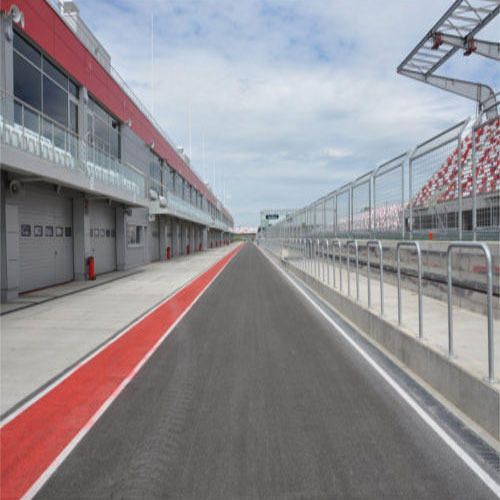
#> input picture linea_izq.jfif, 500 x 500 px
$ python Hough_T.py
#> lines starting #> are read from the running program, lines starting #| are printed output that depends on the picture; after the words box and inside, x2 and y2 are one past the last pixel; in counts of white or black regions, pixels touching at a corner belong together
import cv2
import numpy as np

# Load the input image
image = cv2.imread('linea_izq.jfif')
#> image is the input picture: shape (500, 500, 3); mean B, G, R 146.2, 141.5, 145

# Define the coordinates of the region of interest (ROI)
# Format: (x1, y1) = top-left corner, (x2, y2) = bottom-right corner
height, width, _ = image.shape
#> height = 500; width = 500
roi_x1 = 0  # Left edge of the image
roi_x2 = width // 4  # 1/4 of the image width
#> roi_x2 = 125
roi_y1 = 0  # Top edge of the image
roi_y2 = height  # Full height of the image
#> roi_y2 = 500

# Extract the ROI from the input image
roi = image[roi_y1:roi_y2, roi_x1:roi_x2]
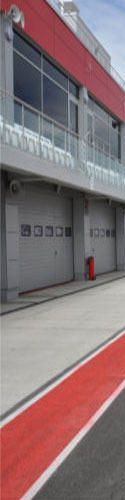
#> roi: shape (500, 125, 3); mean B, G, R 117.6, 115, 135.2

# Apply Canny edge detection to the ROI
edges = cv2.Canny(roi, threshold1=100, threshold2=200)
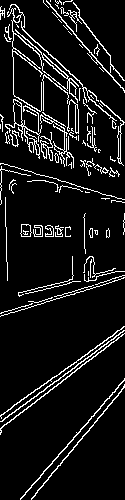
#> edges: shape (500, 125); 8.7% white in thin lines or dots

# Apply the Hough Transform to detect lines in the ROI
lines = cv2.HoughLines(edges, 1, np.pi / 180, threshold=100)
#> lines = [[344, 0.698], [342, 0.716], [338, 0.908], [341, 0.925], [302, 1.27], [-34, 2.43], [7, 2.3], [336, 0.942], [339, 0.96], [6, 2.32]]

# Create a copy of the original ROI to draw lines on
roi_with_lines = roi.copy()

# Draw the detected lines on the ROI
if lines is not None:
    for line in lines:
        rho, theta = line[0]
        a = np.cos(theta)
        b = np.sin(theta)
        x0 = a * rho
        y0 = b * rho
        x1 = int(x0 + 1000 * (-b))
        y1 = int(y0 + 1000 * (a))
        x2 = int(x0 - 1000 * (-b))
        y2 = int(y0 - 1000 * (a))
        cv2.line(roi_with_lines, (x1, y1), (x2, y2), (0, 0, 255), 2)  # Draw red lines
#> this loop made 10 passes
#> (rho, theta, a, b, x0, y0, x1, y1) on passes 1 to 10: (344, 0.698, 0.766, 0.643, 263.5, 221.1, -379, 987), (342, 0.716, 0.755, 0.656, 258.1, 224.4, -397, 979), (338, 0.908, 0.616, 0.788, 208.1, 266.3, -579, 882), (341, 0.925, 0.602, 0.799, 205.2, 272.3, -593, 874), (302, 1.27, 0.292, 0.956, 88.3, 288.8, -868, 581), (-34, 2.43, -0.755, 0.656, 25.66, -22.31, -630, -777), (7, 2.3, -0.669, 0.743, -4.68, 5.2, -747, -663), (336, 0.942, 0.588, 0.809, 197.5, 271.8, -611, 859), (339, 0.96, 0.574, 0.819, 194.4, 277.7, -624, 851), (6, 2.32, -0.682, 0.731, -4.09, 4.39, -735, -677)
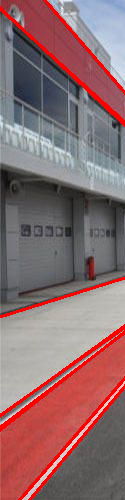
#> roi_with_lines: shape (500, 125, 3); 5.77% of pixels changed, all inside (x1, y1, x2, y2) = (0, 0, 125, 500)

# Display the original image, Canny edges, and lines in separate windows
cv2.imshow('Original Image', image)
cv2.imshow('Canny Edges in ROI', edges)
cv2.imshow('ROI with Detected Lines', roi_with_lines)

# Wait for a key press and close the windows
cv2.waitKey(0)
cv2.destroyAllWindows()

$ run again, with SUDOKU.jfif copied over linea_izq.jfif
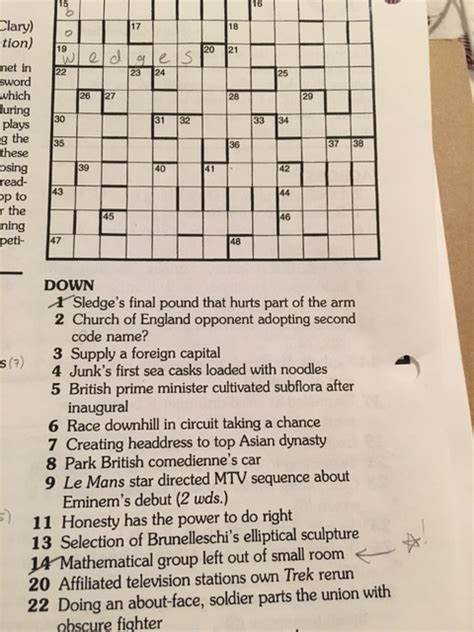
#> input picture SUDOKU.jfif, 474 x 632 px
#> image is the input picture: shape (632, 474, 3); mean B, G, R 169.2, 184.3, 198.9
#> `edges = cv2.Canny(roi, threshold1=100, threshold2=200)`:
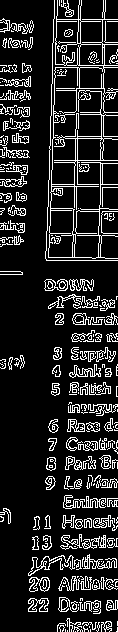
#> edges: shape (632, 118); 15% white in thin lines or dots
#> lines = 253 rows, first 8: [80, 0.0175], [78, 0.0175], [103, 0.0175], [105, 0.0175], [57, 0.0349], [107, 0.0349], [77, 0], [83, 0.0349]
#> the loop `for line in lines:` made 253 passes
#> (rho, theta, a, b, x0, y0, x1, y1) on passes 1 to 3: (80, 0.0175, 1, 0.0175, 79.99, 1.4, 62, 1001), (78, 0.0175, 1, 0.0175, 77.99, 1.36, 60, 1001), (103, 0.0175, 1, 0.0175, 103, 1.8, 85, 1001)
#> after the loop `for line in lines:`:
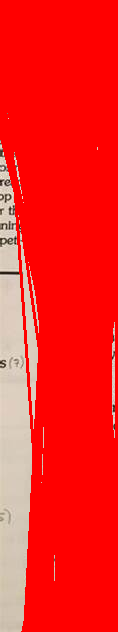
#> roi_with_lines: shape (632, 118, 3); mean B, G, R 31.4, 34.2, 247
